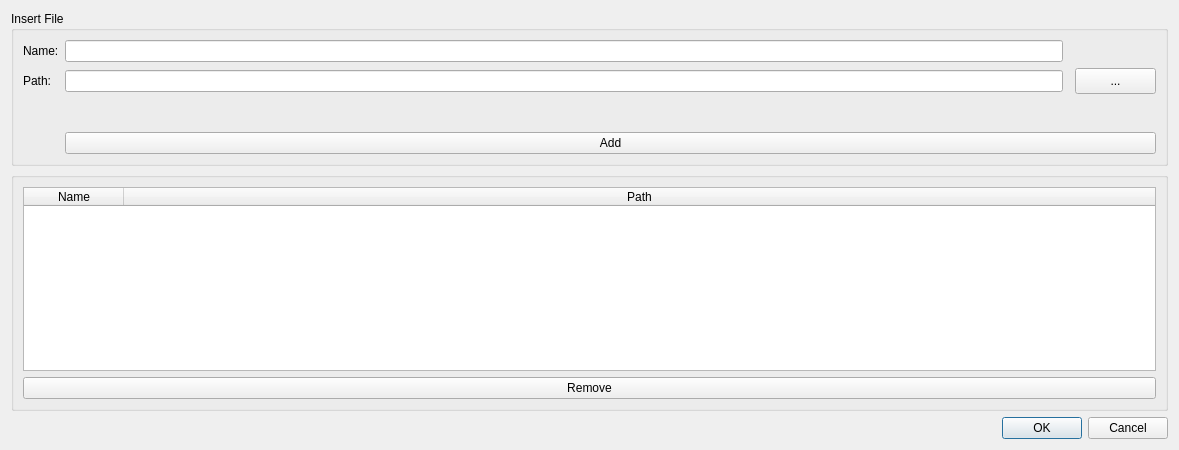
<?xml version="1.0" encoding="UTF-8"?>
<ui version="4.0">
 <class>FilesListDialog</class>
 <widget class="QDialog" name="FilesListDialog">
  <property name="geometry">
   <rect>
    <x>0</x>
    <y>0</y>
    <width>1179</width>
    <height>450</height>
   </rect>
  </property>
  <property name="windowTitle">
   <string>Dialog</string>
  </property>
  <layout class="QFormLayout" name="formLayout">
   <item row="0" column="0" colspan="2">
    <widget class="QGroupBox" name="groupBox">
     <property name="title">
      <string>Insert File</string>
     </property>
     <layout class="QGridLayout" name="gridLayout">
      <item row="0" column="1">
       <widget class="QLineEdit" name="name_lineEdit"/>
      </item>
      <item row="0" column="0">
       <widget class="QLabel" name="label_2">
        <property name="text">
         <string>Name:</string>
        </property>
       </widget>
      </item>
      <item row="2" column="0">
       <widget class="QLabel" name="label_3">
        <property name="text">
         <string>Path:</string>
        </property>
       </widget>
      </item>
      <item row="2" column="1">
       <widget class="QLineEdit" name="path_lineEdit">
        <property name="frame">
         <bool>true</bool>
        </property>
        <property name="readOnly">
         <bool>true</bool>
        </property>
       </widget>
      </item>
      <item row="2" column="3">
       <widget class="QPushButton" name="selectFileBtn">
        <property name="minimumSize">
         <size>
          <width>81</width>
          <height>26</height>
         </size>
        </property>
        <property name="text">
         <string>...</string>
        </property>
        <property name="iconSize">
         <size>
          <width>200</width>
          <height>16</height>
         </size>
        </property>
       </widget>
      </item>
      <item row="4" column="1" colspan="3">
       <widget class="QPushButton" name="addBtn">
        <property name="text">
         <string>Add</string>
        </property>
       </widget>
      </item>
      <item row="3" column="1">
       <spacer name="verticalSpacer">
        <property name="orientation">
         <enum>Qt::Orientation::Vertical</enum>
        </property>
        <property name="sizeHint" stdset="0">
         <size>
          <width>20</width>
          <height>40</height>
         </size>
        </property>
       </spacer>
      </item>
     </layout>
    </widget>
   </item>
   <item row="1" column="0" colspan="2">
    <widget class="QGroupBox" name="groupBox_2">
     <property name="title">
      <string/>
     </property>
     <layout class="QVBoxLayout" name="verticalLayout">
      <item>
       <widget class="QTableWidget" name="tableWidget">
        <property name="showGrid">
         <bool>true</bool>
        </property>
        <property name="sortingEnabled">
         <bool>true</bool>
        </property>
        <attribute name="horizontalHeaderMinimumSectionSize">
         <number>50</number>
        </attribute>
        <attribute name="horizontalHeaderStretchLastSection">
         <bool>true</bool>
        </attribute>
        <attribute name="verticalHeaderCascadingSectionResizes">
         <bool>true</bool>
        </attribute>
        <attribute name="verticalHeaderDefaultSectionSize">
         <number>70</number>
        </attribute>
        <attribute name="verticalHeaderStretchLastSection">
         <bool>false</bool>
        </attribute>
        <column>
         <property name="text">
          <string>Name</string>
         </property>
        </column>
        <column>
         <property name="text">
          <string>Path</string>
         </property>
        </column>
       </widget>
      </item>
      <item>
       <widget class="QPushButton" name="removeBtn">
        <property name="text">
         <string>Remove</string>
        </property>
       </widget>
      </item>
     </layout>
    </widget>
   </item>
   <item row="2" column="1">
    <widget class="QDialogButtonBox" name="okBtn">
     <property name="orientation">
      <enum>Qt::Orientation::Horizontal</enum>
     </property>
     <property name="standardButtons">
      <set>QDialogButtonBox::StandardButton::Cancel|QDialogButtonBox::StandardButton::Ok</set>
     </property>
    </widget>
   </item>
  </layout>
 </widget>
 <resources/>
 <connections>
  <connection>
   <sender>okBtn</sender>
   <signal>accepted()</signal>
   <receiver>FilesListDialog</receiver>
   <slot>accept()</slot>
   <hints>
    <hint type="sourcelabel">
     <x>248</x>
     <y>254</y>
    </hint>
    <hint type="destinationlabel">
     <x>157</x>
     <y>274</y>
    </hint>
   </hints>
  </connection>
  <connection>
   <sender>okBtn</sender>
   <signal>rejected()</signal>
   <receiver>FilesListDialog</receiver>
   <slot>reject()</slot>
   <hints>
    <hint type="sourcelabel">
     <x>316</x>
     <y>260</y>
    </hint>
    <hint type="destinationlabel">
     <x>286</x>
     <y>274</y>
    </hint>
   </hints>
  </connection>
 </connections>
 <designerdata>
  <property name="gridDeltaX">
   <number>10</number>
  </property>
  <property name="gridDeltaY">
   <number>10</number>
  </property>
  <property name="gridSnapX">
   <bool>false</bool>
  </property>
  <property name="gridSnapY">
   <bool>false</bool>
  </property>
  <property name="gridVisible">
   <bool>true</bool>
  </property>
 </designerdata>
</ui>
